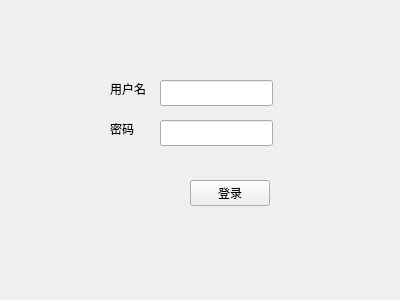
<?xml version="1.0" encoding="UTF-8"?>
<ui version="4.0">
 <class>Login</class>
 <widget class="QWidget" name="Login">
  <property name="geometry">
   <rect>
    <x>0</x>
    <y>0</y>
    <width>400</width>
    <height>300</height>
   </rect>
  </property>
  <property name="windowTitle">
   <string>Form</string>
  </property>
  <widget class="QLabel" name="label">
   <property name="geometry">
    <rect>
     <x>110</x>
     <y>80</y>
     <width>54</width>
     <height>18</height>
    </rect>
   </property>
   <property name="text">
    <string>用户名</string>
   </property>
  </widget>
  <widget class="QLabel" name="label_2">
   <property name="geometry">
    <rect>
     <x>110</x>
     <y>120</y>
     <width>54</width>
     <height>18</height>
    </rect>
   </property>
   <property name="text">
    <string>密码</string>
   </property>
  </widget>
  <widget class="QLineEdit" name="use_name">
   <property name="geometry">
    <rect>
     <x>160</x>
     <y>80</y>
     <width>113</width>
     <height>26</height>
    </rect>
   </property>
   <property name="text">
    <string/>
   </property>
  </widget>
  <widget class="QLineEdit" name="password">
   <property name="geometry">
    <rect>
     <x>160</x>
     <y>120</y>
     <width>113</width>
     <height>26</height>
    </rect>
   </property>
  </widget>
  <widget class="QPushButton" name="login">
   <property name="geometry">
    <rect>
     <x>190</x>
     <y>180</y>
     <width>80</width>
     <height>26</height>
    </rect>
   </property>
   <property name="text">
    <string>登录</string>
   </property>
  </widget>
 </widget>
 <resources/>
 <connections/>
</ui>
